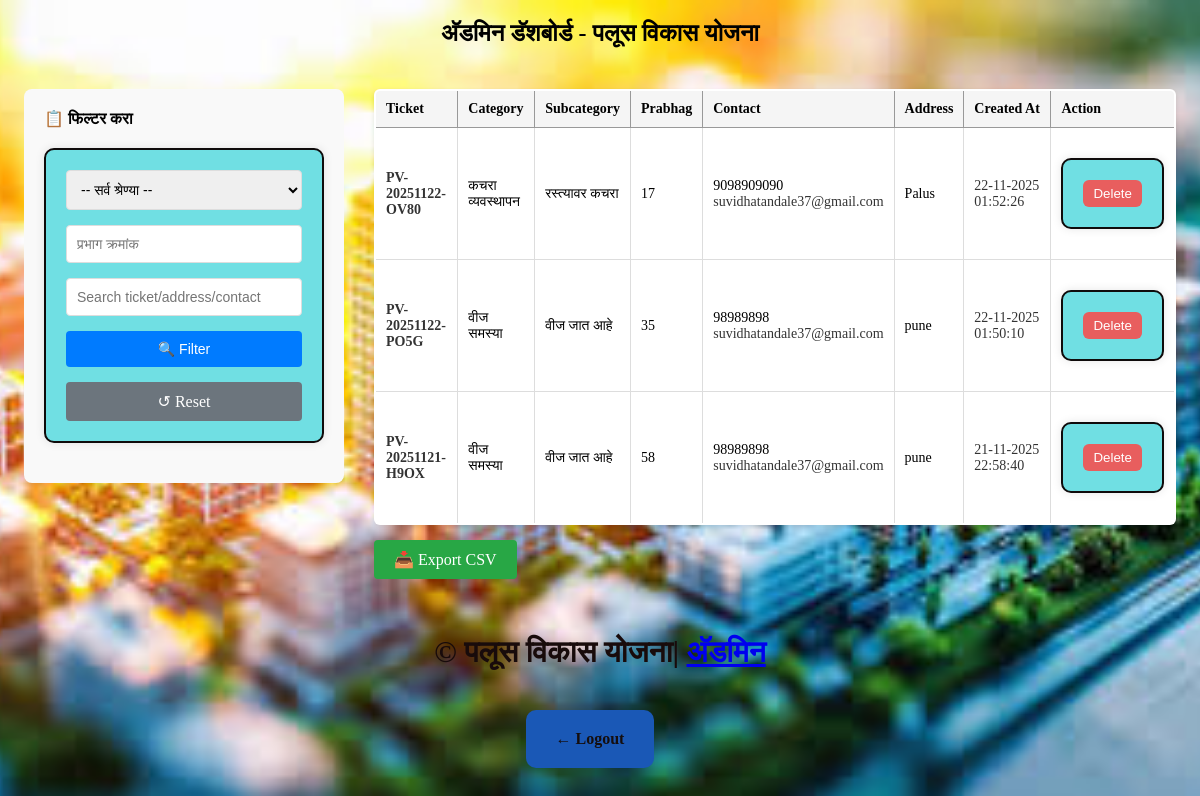
Screenshot of /admin/dashboard (signed in) with the database file from the repository.
### tables this page shows
CREATE TABLE complaints (
        id INTEGER PRIMARY KEY AUTOINCREMENT,
        ticket_id TEXT NOT NULL UNIQUE,
        main_category TEXT,
        sub_category TEXT,
        prabhag TEXT,
        address TEXT,
        contact TEXT,
        email TEXT,
        created_at TEXT
    );

### app.py (the view)
@app.route('/admin/dashboard')
@admin_required
def admin_dashboard():
    category = request.args.get('category', '')
    prabhag = request.args.get('prabhag', '')
    search = request.args.get('search', '')
    query = "SELECT * FROM complaints WHERE 1=1"
    params = []
    if category:
        query += " AND main_category = ?"
        params.append(category)
    if prabhag:
        query += " AND prabhag LIKE ?"
        params.append(f"%{prabhag}%")
    if search:
        query += " AND (ticket_id LIKE ? OR address LIKE ? OR contact LIKE ? OR email LIKE ? OR sub_category LIKE ?)"
        s = f"%{search}%"
        params.extend([s, s, s, s, s])
    query += " ORDER BY created_at DESC LIMIT 1000"  # limit to 1000 for safety
    conn = get_db_connection()
    cur = conn.cursor()
    cur.execute(query, params)
    rows = cur.fetchall()
    conn.close()
    cat_list = [
        "पाणीपुरवठा", "वीज समस्या", "कचरा व्यवस्थापन", "रस्ते / ड्रेनेज"
    ]
    return render_template('admin_dashboard.html', complaints=rows, categories=cat_list,
                           filter_category=category, filter_prabhag=prabhag, filter_search=search)

### app.py (called while the page is built)
def get_db_connection():
    conn = sqlite3.connect(DB_PATH)
    conn.row_factory = sqlite3.Row
    return conn

def admin_required(view):
    @functools.wraps(view)
    def wrapped_view(*args, **kwargs):
        if not session.get('admin_logged_in'):
            return redirect(url_for('admin_login', next=request.path))
        return view(*args, **kwargs)
    return wrapped_view

### templates/admin_dashboard.html (shortened to what this page needs)
<!doctype html>
<html lang="en">
<head>
  <link rel="stylesheet" href="/static/css/styles.css">
</head>
<body>
  <header class="simple-header">
    <div class="page-title"><h2>अ‍ॅडमिन डॅशबोर्ड - पलूस विकास योजना</h2></div>
  </header>
  <main class="container">
    <div class="main-content">
      <aside class="filter-panel">
        <h3>📋 फिल्टर करा</h3>
        <form id="filterForm" method="get" action="/admin/dashboard" class="filter-form">
          <select name="category">
            <option value="" disabled selected>-- सर्व श्रेण्या --</option>
          </select>
          <input type="text" name="prabhag" placeholder="प्रभाग क्रमांक" value="{{ filter_prabhag }}">
          <input type="text" name="search" placeholder="Search ticket/address/contact" value="{{ filter_search }}">
          <button type="submit">🔍 Filter</button>
          <a href="/admin/dashboard">↺ Reset</a>
        </form>
      </aside>
      <div class="table-panel">
        <table>
          <thead>
            <tr>
              <th>Ticket</th>
              <th>Category</th>
              <th>Subcategory</th>
              <th>Prabhag</th>
              <th>Contact</th>
              <th>Address</th>
              <th>Created At</th>
              <th>Action</th>
            </tr>
          </thead>
          <tbody>
            {% if complaints %}
              {% for c in complaints %}
              <tr>
                <td class="ticket-id">{{ c['ticket_id'] }}</td>
                <td>{{ c['main_category'] }}</td>
                <td>{{ c['sub_category'] }}</td>
                <td>{{ c['prabhag'] }}</td>
                <td>{{ c['contact'] }}<br><span class="small">{{ c['email'] }}</span></td>
                <td style="max-width:240px;">{{ c['address'] }}</td>
                <td class="small">{% set date_part = c['created_at'][:10].split('-') %}{{ date_part[2] }}-{{ date_part[1] }}-{{ date_part[0] }} {{ c['created_at'][11:19] }}</td>
                <td>
                  <form method="post" action="/admin/delete/{{ c['id'] }}" onsubmit="return confirm('Are you sure you want to delete this complaint?');">
                    <button type="submit" class="danger">Delete</button>
                  </form>
                </td>
              </tr>
              {% endfor %}
            {% else %}
              <tr><td colspan="8" style="text-align:center;">No complaints found.</td></tr>
            {% endif %}
          </tbody>
        </table>
        <a class="export-btn" href="/admin/export?category={{ filter_category }}&prabhag={{ filter_prabhag }}&search={{ filter_search }}">📥 Export CSV</a>
      </div>
    </div>
  </main>
  <footer class="footer">© पलूस विकास योजना| <a href="/admin/login">अ‍ॅडमिन</a></footer>
  <div class="navbar">
 <a href="/admin/logout" class="nav-link">← Logout</a>
  </div>
</body>
</html>

### static/css/styles.css (style rules this page uses)
body { margin: 0; padding: 0; background-image: url('/static/images/bg2.png'); background-size: cover; background-position: center; background-attachment: fixed; background-repeat: no-repeat; }
.simple-header { text-align: center; margin: 20px 0; }
.simple-header h2 { margin: 5px 0; font-weight: 600; }
.container { max-width: 1400px; margin: 24px auto; padding: 12px 24px; }
.nav-link { padding:20px 30px; background:#1a58b6; color:rgb(21, 14, 14); text-decoration:none; border-radius:10px; margin-right: 20px; font-weight: 700; }
.navbar { display: flex; justify-content: center; margin-top: 20px; }
.footer { text-align:center; font-weight: 700; padding:20px; font-size:30px; color:#180b0b; }
.container form { border: 2px solid #0f0b0b; padding: 20px; border-radius: 10px; background: #70dfe3; max-width: 500px; margin: 20px auto; box-shadow: 0 0 10px rgba(0,0,0,0.1); }

### templates/admin_dashboard.html (style rules this page uses)
.page-title { text-align:center; margin-bottom:30px; }
.page-title h2 { margin:0; }
.main-content { display:flex; gap:30px; margin:0 auto; max-width:1400px; }
.filter-panel { flex:0 0 280px; background:#f9f9f9; padding:20px; border-radius:8px; height:fit-content; }
.filter-panel h3 { margin-top:0; margin-bottom:20px; font-size:16px; }
.filter-form { display:flex; flex-direction:column; gap:15px; }
.filter-form select, .filter-form input { padding:10px; border:1px solid #ddd; border-radius:4px; font-size:14px; width:100%; box-sizing:border-box; }
.filter-form button { padding:10px; background:#007bff; color:#fff; border:none; border-radius:4px; cursor:pointer; font-size:14px; }
.filter-form a { text-align:center; padding:10px; background:#6c757d; color:#fff; text-decoration:none; border-radius:4px; }
.table-panel { flex:1; }
table { width:100%; border-collapse:collapse; background:#fff; border-radius:6px; overflow:hidden; box-shadow:0 2px 4px rgba(0,0,0,0.1); border:2px solid #333; }
table th, table td { padding:10px; border:1px solid #ddd; text-align:left; font-size:14px; }
table th { background:#f5f5f5; font-weight:600; border:1px solid #999; }
.small { font-size:14px; color:#333; }
.ticket-id { font-weight:700; color:#333; font-size:14px; }
.danger { background:#e85e5e; color:#fff; border:none; padding:6px 10px; border-radius:6px; cursor:pointer; }
.export-btn { display:inline-block; margin-top:15px; padding:10px 20px; background:#28a745; color:#fff; text-decoration:none; border-radius:4px; }

### rows the page displays
complaints: ticket_id "PV-20251122-OV80", main_category "कचरा व्यवस्थापन", sub_category "रस्त्यावर कचरा", prabhag "17", contact "9098909090", email "suvidhatandale37@gmail.com", address "Palus", date_part "22", date_part "11", date_part "2025", created_at "01:52:26"
complaints: ticket_id "PV-20251122-PO5G", main_category "वीज समस्या", sub_category "वीज जात आहे", prabhag "35", contact "98989898", email "suvidhatandale37@gmail.com", address "pune", date_part "22", date_part "11", date_part "2025", created_at "01:50:10"
complaints: ticket_id "PV-20251121-H9OX", main_category "वीज समस्या", sub_category "वीज जात आहे", prabhag "58", contact "98989898", email "suvidhatandale37@gmail.com", address "pune", date_part "21", date_part "11", date_part "2025", created_at "22:58:40"
